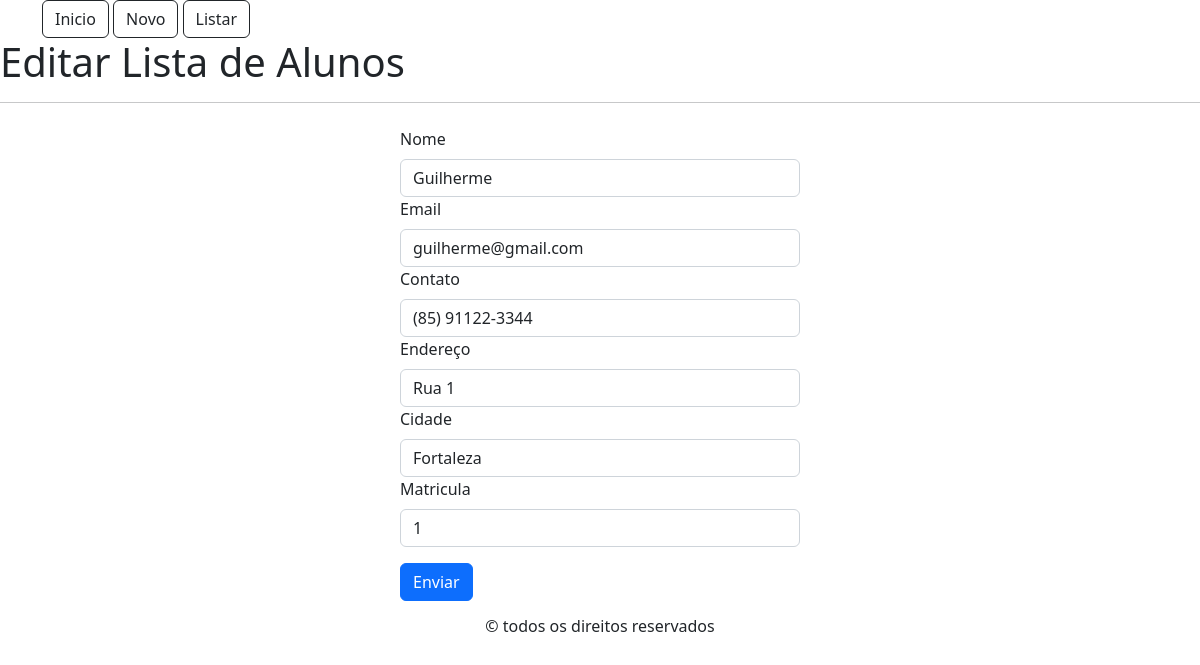
/editar?id=1, run on the app's committed database.
### tables this page shows
CREATE TABLE `alunos` (
  `id` int NOT NULL AUTO_INCREMENT,
  `nome` varchar(100) NOT NULL,
  `email` varchar(100) NOT NULL,
  `contato` varchar(100) NOT NULL,
  `endereco` varchar(100) NOT NULL,
  `cidade` varchar(100) NOT NULL,
  `matricula` varchar(55) NOT NULL,
  PRIMARY KEY (`id`),
  UNIQUE KEY `id_UNIQUE` (`id`)
);

### src/controller/alunoController.php (called while the page is built, shortened)
<?php
function redenrizar(string $nomeDoArquivo, mixed $dados = null)
{
    include '../src/views/head.phtml';
    include "../src/views/{$nomeDoArquivo}.phtml";
    include '../src/views/foot.phtml';
}
function editar(): void
{
    $id = $_GET["id"];
    $aluno = buscarUmAluno($id);
    redenrizar("editar", $aluno);
}

### src/connection/conexao.php (called while the page is built)
<?php
function abrirConexao(): PDO
{
    $Host = 'localhost';
    $UserName = 'root';
    $Password = '@2018#2227';
    $DataBase = 'db';
    $conexao = new PDO("mysql:host={$Host};dbname={$DataBase}", $UserName, $Password);
    return $conexao;
}

### src/repository/alunoReposotory.php (called while the page is built, shortened)
<?php
function buscarUmAluno($id): iterable
{
    $sql = "SELECT * FROM alunos WHERE id='{$id}'";
    $aluno = abrirConexao()->query($sql);
    return $aluno->fetch(PDO::FETCH_ASSOC);
}

### src/views/editar.phtml (the view, shortened to what this page needs)
<h1>Editar Lista de Alunos</h1>
<hr>
<form class="col-4 offset-4 mt-4" action="#" method="POST">
    <div class="col">
        <label class="form-label">Nome</label>
        <input type="text" class="form-control" name="nome" value="<?php echo $_POST["nome"] ?? $dados["nome"] ?>">
    </div>
    <div class="col">
        <label class="form-label">Email</label>
        <input type="text" class="form-control" name="email" value="<?php echo $_POST["email"] ?? $dados["email"] ?>">
    </div>
    <div class="col">
        <label class="form-label">Contato</label>
        <input type="text" class="form-control" name="contato" value="<?php echo $_POST["contato"] ?? $dados["contato"]; ?>" placeholder="(  )     -    ">
    </div>
    <div class="col">
        <label class="form-label">Endereço</label>
        <input type="text" class="form-control" name="endereco" value="<?php echo $_POST["endereco"] ?? $dados["endereco"]; ?>" placeholder="Av, rua">
    </div>
    <div class="col">
        <label class="form-label">Cidade</label>
        <input type="text" class="form-control" name="cidade" value="<?php echo $_POST["cidade"] ?? $dados["cidade"] ?>" placeholder="Cidade">
    </div>
    <div class="col mb-3">
        <label class="form-label">Matricula</label>
        <input type="text" class="form-control" name="matricula" value="<?php echo $_POST["matricula"] ?? $dados["matricula"] ?>" placeholder="Matricula">
    </div>
    <div class="col">
        <button type="submit" class="btn btn-primary">Enviar</button>
    </div>
</form>

### data on the page
alunos: nome "Guilherme", email "guilherme@gmail.com", contato "(85) 91122-3344", endereco "Rua 1", cidade "Fortaleza", matricula "1"
